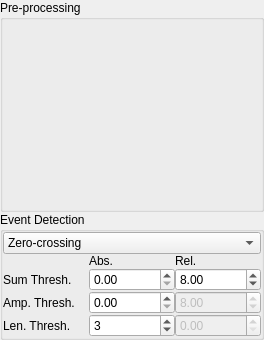
<?xml version="1.0" encoding="UTF-8"?>
<ui version="4.0">
 <class>EventDetectionCtrlForm</class>
 <widget class="QWidget" name="EventDetectionCtrlForm">
  <property name="geometry">
   <rect>
    <x>0</x>
    <y>0</y>
    <width>264</width>
    <height>340</height>
   </rect>
  </property>
  <property name="windowTitle">
   <string>Form</string>
  </property>
  <layout class="QVBoxLayout" name="verticalLayout_3">
   <property name="spacing">
    <number>0</number>
   </property>
   <property name="margin">
    <number>0</number>
   </property>
   <item>
    <widget class="QGroupBox" name="groupBox_2">
     <property name="sizePolicy">
      <sizepolicy hsizetype="Preferred" vsizetype="Preferred">
       <horstretch>0</horstretch>
       <verstretch>100</verstretch>
      </sizepolicy>
     </property>
     <property name="toolTip">
      <string>Pre-processing options. Used for processing data before any event detection takes place. Processing is performed in the order listed.</string>
     </property>
     <property name="title">
      <string>Pre-processing</string>
     </property>
     <layout class="QGridLayout" name="gridLayout_3">
      <property name="margin">
       <number>0</number>
      </property>
      <property name="spacing">
       <number>0</number>
      </property>
      <item row="0" column="0">
       <widget class="FilterList" name="preFilterList" native="true"/>
      </item>
     </layout>
    </widget>
   </item>
   <item>
    <widget class="QGroupBox" name="groupBox">
     <property name="sizePolicy">
      <sizepolicy hsizetype="Preferred" vsizetype="Preferred">
       <horstretch>0</horstretch>
       <verstretch>1</verstretch>
      </sizepolicy>
     </property>
     <property name="title">
      <string>Event Detection</string>
     </property>
     <layout class="QVBoxLayout" name="verticalLayout">
      <property name="spacing">
       <number>0</number>
      </property>
      <property name="margin">
       <number>0</number>
      </property>
      <item>
       <widget class="QComboBox" name="detectMethodCombo">
        <property name="currentIndex">
         <number>1</number>
        </property>
        <item>
         <property name="text">
          <string>Stdev. Threshold</string>
         </property>
        </item>
        <item>
         <property name="text">
          <string>Zero-crossing</string>
         </property>
        </item>
        <item>
         <property name="text">
          <string>Clements-Bekkers</string>
         </property>
        </item>
       </widget>
      </item>
      <item>
       <widget class="QStackedWidget" name="detectMethodStack">
        <property name="currentIndex">
         <number>1</number>
        </property>
        <widget class="QWidget" name="page_3">
         <layout class="QGridLayout" name="gridLayout_4">
          <property name="margin">
           <number>0</number>
          </property>
          <property name="spacing">
           <number>0</number>
          </property>
          <item row="0" column="0">
           <widget class="QLabel" name="label_6">
            <property name="text">
             <string>Threshold</string>
            </property>
           </widget>
          </item>
          <item row="0" column="1">
           <widget class="SpinBox" name="stThresholdSpin">
            <property name="value">
             <double>3.000000000000000</double>
            </property>
           </widget>
          </item>
          <item row="1" column="0">
           <spacer name="verticalSpacer_2">
            <property name="orientation">
             <enum>Qt::Vertical</enum>
            </property>
            <property name="sizeHint" stdset="0">
             <size>
              <width>20</width>
              <height>40</height>
             </size>
            </property>
           </spacer>
          </item>
         </layout>
        </widget>
        <widget class="QWidget" name="page_2">
         <layout class="QVBoxLayout" name="verticalLayout_4">
          <property name="spacing">
           <number>0</number>
          </property>
          <property name="margin">
           <number>0</number>
          </property>
          <item>
           <layout class="QGridLayout" name="gridLayout">
            <property name="spacing">
             <number>0</number>
            </property>
            <item row="1" column="0">
             <widget class="QLabel" name="label">
              <property name="text">
               <string>Sum Thresh.</string>
              </property>
             </widget>
            </item>
            <item row="2" column="0">
             <widget class="QLabel" name="label_3">
              <property name="text">
               <string>Amp. Thresh.</string>
              </property>
             </widget>
            </item>
            <item row="1" column="2">
             <widget class="SpinBox" name="zcSumAbsThresholdSpin"/>
            </item>
            <item row="2" column="2">
             <widget class="SpinBox" name="zcAmpAbsThresholdSpin">
              <property name="enabled">
               <bool>true</bool>
              </property>
             </widget>
            </item>
            <item row="0" column="2">
             <widget class="QLabel" name="label_8">
              <property name="text">
               <string>Abs.</string>
              </property>
             </widget>
            </item>
            <item row="3" column="0">
             <widget class="QLabel" name="label_9">
              <property name="text">
               <string>Len. Thresh.</string>
              </property>
             </widget>
            </item>
            <item row="2" column="3">
             <widget class="QDoubleSpinBox" name="zcAmpRelThresholdSpin">
              <property name="enabled">
               <bool>false</bool>
              </property>
              <property name="value">
               <double>8.000000000000000</double>
              </property>
             </widget>
            </item>
            <item row="1" column="3">
             <widget class="QDoubleSpinBox" name="zcSumRelThresholdSpin">
              <property name="value">
               <double>8.000000000000000</double>
              </property>
             </widget>
            </item>
            <item row="0" column="3">
             <widget class="QLabel" name="label_7">
              <property name="text">
               <string>Rel.</string>
              </property>
             </widget>
            </item>
            <item row="3" column="3">
             <widget class="QDoubleSpinBox" name="doubleSpinBox_2">
              <property name="enabled">
               <bool>false</bool>
              </property>
             </widget>
            </item>
            <item row="3" column="2">
             <widget class="QSpinBox" name="zcLenAbsThresholdSpin">
              <property name="maximum">
               <number>100000</number>
              </property>
              <property name="value">
               <number>3</number>
              </property>
             </widget>
            </item>
           </layout>
          </item>
          <item>
           <spacer name="verticalSpacer">
            <property name="orientation">
             <enum>Qt::Vertical</enum>
            </property>
            <property name="sizeHint" stdset="0">
             <size>
              <width>20</width>
              <height>40</height>
             </size>
            </property>
           </spacer>
          </item>
         </layout>
        </widget>
        <widget class="QWidget" name="page">
         <layout class="QVBoxLayout" name="verticalLayout_5">
          <property name="spacing">
           <number>0</number>
          </property>
          <property name="margin">
           <number>0</number>
          </property>
          <item>
           <layout class="QGridLayout" name="gridLayout_2">
            <property name="spacing">
             <number>0</number>
            </property>
            <item row="0" column="0">
             <widget class="QLabel" name="label_2">
              <property name="text">
               <string>Threshold</string>
              </property>
             </widget>
            </item>
            <item row="0" column="1">
             <widget class="QDoubleSpinBox" name="cbThresholdSpin">
              <property name="value">
               <double>4.000000000000000</double>
              </property>
             </widget>
            </item>
            <item row="1" column="0">
             <widget class="QLabel" name="label_4">
              <property name="text">
               <string>Rise Tau</string>
              </property>
             </widget>
            </item>
            <item row="1" column="1">
             <widget class="QDoubleSpinBox" name="cbRiseTauSpin">
              <property name="value">
               <double>0.010000000000000</double>
              </property>
             </widget>
            </item>
            <item row="2" column="0">
             <widget class="QLabel" name="label_5">
              <property name="text">
               <string>Fall Tau</string>
              </property>
             </widget>
            </item>
            <item row="2" column="1">
             <widget class="QDoubleSpinBox" name="cbFallTauSpin">
              <property name="value">
               <double>0.010000000000000</double>
              </property>
             </widget>
            </item>
           </layout>
          </item>
         </layout>
        </widget>
       </widget>
      </item>
     </layout>
    </widget>
   </item>
  </layout>
 </widget>
 <customwidgets>
  <customwidget>
   <class>SpinBox</class>
   <extends>QDoubleSpinBox</extends>
   <header>SpinBox</header>
  </customwidget>
  <customwidget>
   <class>FilterList</class>
   <extends>QWidget</extends>
   <header>FilterList</header>
   <container>1</container>
  </customwidget>
 </customwidgets>
 <resources/>
 <connections/>
</ui>
